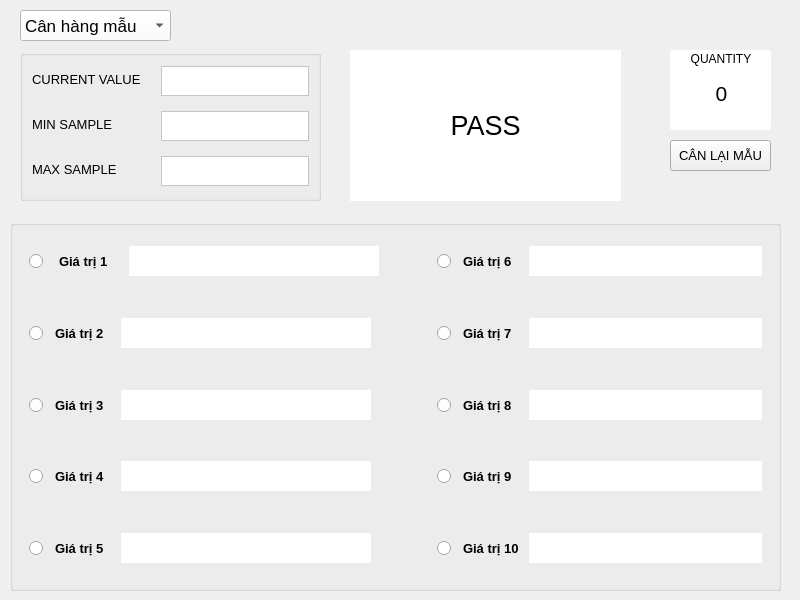
<?xml version="1.0" encoding="UTF-8"?>
<ui version="4.0">
 <class>MainWindow</class>
 <widget class="QMainWindow" name="MainWindow">
  <property name="geometry">
   <rect>
    <x>0</x>
    <y>0</y>
    <width>800</width>
    <height>600</height>
   </rect>
  </property>
  <property name="minimumSize">
   <size>
    <width>800</width>
    <height>600</height>
   </size>
  </property>
  <property name="maximumSize">
   <size>
    <width>800</width>
    <height>600</height>
   </size>
  </property>
  <property name="windowTitle">
   <string>MainWindow</string>
  </property>
  <widget class="QWidget" name="centralwidget">
   <widget class="QGroupBox" name="ContentWrapper">
    <property name="geometry">
     <rect>
      <x>10</x>
      <y>220</y>
      <width>771</width>
      <height>371</height>
     </rect>
    </property>
    <property name="styleSheet">
     <string notr="true">A</string>
    </property>
    <property name="title">
     <string/>
    </property>
    <widget class="QWidget" name="formLayoutWidget">
     <property name="geometry">
      <rect>
       <x>10</x>
       <y>10</y>
       <width>751</width>
       <height>350</height>
      </rect>
     </property>
     <layout class="QFormLayout" name="formLayout">
      <property name="horizontalSpacing">
       <number>40</number>
      </property>
      <property name="verticalSpacing">
       <number>9</number>
      </property>
      <item row="0" column="0">
       <widget class="QGroupBox" name="groupBox">
        <property name="minimumSize">
         <size>
          <width>300</width>
          <height>60</height>
         </size>
        </property>
        <property name="styleSheet">
         <string notr="true">border: 1px #fff</string>
        </property>
        <property name="title">
         <string/>
        </property>
        <layout class="QHBoxLayout" name="horizontalLayout">
         <property name="spacing">
          <number>10</number>
         </property>
         <item>
          <widget class="QRadioButton" name="radio_1">
           <property name="text">
            <string/>
           </property>
          </widget>
         </item>
         <item>
          <widget class="QLabel" name="label">
           <property name="minimumSize">
            <size>
             <width>60</width>
             <height>0</height>
            </size>
           </property>
           <property name="font">
            <font>
             <pointsize>10</pointsize>
             <weight>75</weight>
             <bold>true</bold>
            </font>
           </property>
           <property name="text">
            <string>Giá trị 1</string>
           </property>
          </widget>
         </item>
         <item>
          <widget class="QPlainTextEdit" name="sample_1">
           <property name="enabled">
            <bool>false</bool>
           </property>
           <property name="minimumSize">
            <size>
             <width>80</width>
             <height>0</height>
            </size>
           </property>
           <property name="maximumSize">
            <size>
             <width>250</width>
             <height>30</height>
            </size>
           </property>
           <property name="font">
            <font>
             <pointsize>12</pointsize>
            </font>
           </property>
           <property name="styleSheet">
            <string notr="true">background-color: #fff;</string>
           </property>
           <property name="plainText">
            <string/>
           </property>
          </widget>
         </item>
        </layout>
       </widget>
      </item>
      <item row="1" column="0">
       <widget class="QGroupBox" name="groupBox_3">
        <property name="minimumSize">
         <size>
          <width>300</width>
          <height>60</height>
         </size>
        </property>
        <property name="styleSheet">
         <string notr="true">border: 1px #fff</string>
        </property>
        <property name="title">
         <string/>
        </property>
        <layout class="QHBoxLayout" name="horizontalLayout_2">
         <item>
          <widget class="QRadioButton" name="radio_2">
           <property name="text">
            <string/>
           </property>
          </widget>
         </item>
         <item>
          <widget class="QLabel" name="label_2">
           <property name="minimumSize">
            <size>
             <width>60</width>
             <height>0</height>
            </size>
           </property>
           <property name="font">
            <font>
             <pointsize>10</pointsize>
             <weight>75</weight>
             <bold>true</bold>
            </font>
           </property>
           <property name="text">
            <string>Giá trị 2</string>
           </property>
          </widget>
         </item>
         <item>
          <widget class="QPlainTextEdit" name="sample_2">
           <property name="enabled">
            <bool>false</bool>
           </property>
           <property name="minimumSize">
            <size>
             <width>80</width>
             <height>0</height>
            </size>
           </property>
           <property name="maximumSize">
            <size>
             <width>250</width>
             <height>30</height>
            </size>
           </property>
           <property name="font">
            <font>
             <pointsize>12</pointsize>
            </font>
           </property>
           <property name="styleSheet">
            <string notr="true">background-color: #fff;</string>
           </property>
          </widget>
         </item>
        </layout>
       </widget>
      </item>
      <item row="2" column="0">
       <widget class="QGroupBox" name="groupBox_5">
        <property name="minimumSize">
         <size>
          <width>300</width>
          <height>60</height>
         </size>
        </property>
        <property name="styleSheet">
         <string notr="true">border: 1px #fff</string>
        </property>
        <property name="title">
         <string/>
        </property>
        <layout class="QHBoxLayout" name="horizontalLayout_10">
         <item>
          <widget class="QRadioButton" name="radio_3">
           <property name="text">
            <string/>
           </property>
          </widget>
         </item>
         <item>
          <widget class="QLabel" name="label_3">
           <property name="minimumSize">
            <size>
             <width>60</width>
             <height>0</height>
            </size>
           </property>
           <property name="font">
            <font>
             <pointsize>10</pointsize>
             <weight>75</weight>
             <bold>true</bold>
            </font>
           </property>
           <property name="text">
            <string>Giá trị 3</string>
           </property>
          </widget>
         </item>
         <item>
          <widget class="QPlainTextEdit" name="sample_3">
           <property name="enabled">
            <bool>false</bool>
           </property>
           <property name="minimumSize">
            <size>
             <width>80</width>
             <height>0</height>
            </size>
           </property>
           <property name="maximumSize">
            <size>
             <width>250</width>
             <height>30</height>
            </size>
           </property>
           <property name="font">
            <font>
             <pointsize>12</pointsize>
            </font>
           </property>
           <property name="styleSheet">
            <string notr="true">background-color: #fff;</string>
           </property>
          </widget>
         </item>
        </layout>
       </widget>
      </item>
      <item row="2" column="1">
       <widget class="QGroupBox" name="groupBox_6">
        <property name="minimumSize">
         <size>
          <width>300</width>
          <height>60</height>
         </size>
        </property>
        <property name="styleSheet">
         <string notr="true">border: 1px #fff</string>
        </property>
        <property name="title">
         <string/>
        </property>
        <layout class="QHBoxLayout" name="horizontalLayout_5">
         <item>
          <widget class="QRadioButton" name="radio_8">
           <property name="text">
            <string/>
           </property>
          </widget>
         </item>
         <item>
          <widget class="QLabel" name="label_8">
           <property name="minimumSize">
            <size>
             <width>60</width>
             <height>0</height>
            </size>
           </property>
           <property name="font">
            <font>
             <pointsize>10</pointsize>
             <weight>75</weight>
             <bold>true</bold>
            </font>
           </property>
           <property name="text">
            <string>Giá trị 8</string>
           </property>
          </widget>
         </item>
         <item>
          <widget class="QPlainTextEdit" name="sample_8">
           <property name="enabled">
            <bool>false</bool>
           </property>
           <property name="minimumSize">
            <size>
             <width>80</width>
             <height>0</height>
            </size>
           </property>
           <property name="maximumSize">
            <size>
             <width>16777215</width>
             <height>30</height>
            </size>
           </property>
           <property name="font">
            <font>
             <pointsize>12</pointsize>
            </font>
           </property>
           <property name="styleSheet">
            <string notr="true">background-color: #fff;</string>
           </property>
          </widget>
         </item>
        </layout>
       </widget>
      </item>
      <item row="3" column="0">
       <widget class="QGroupBox" name="groupBox_7">
        <property name="minimumSize">
         <size>
          <width>300</width>
          <height>60</height>
         </size>
        </property>
        <property name="styleSheet">
         <string notr="true">border: 1px #fff</string>
        </property>
        <property name="title">
         <string/>
        </property>
        <layout class="QHBoxLayout" name="horizontalLayout_9">
         <item>
          <widget class="QRadioButton" name="radio_4">
           <property name="text">
            <string/>
           </property>
          </widget>
         </item>
         <item>
          <widget class="QLabel" name="label_4">
           <property name="minimumSize">
            <size>
             <width>60</width>
             <height>0</height>
            </size>
           </property>
           <property name="font">
            <font>
             <pointsize>10</pointsize>
             <weight>75</weight>
             <bold>true</bold>
            </font>
           </property>
           <property name="text">
            <string>Giá trị 4</string>
           </property>
          </widget>
         </item>
         <item>
          <widget class="QPlainTextEdit" name="sample_4">
           <property name="enabled">
            <bool>false</bool>
           </property>
           <property name="minimumSize">
            <size>
             <width>80</width>
             <height>0</height>
            </size>
           </property>
           <property name="maximumSize">
            <size>
             <width>250</width>
             <height>30</height>
            </size>
           </property>
           <property name="font">
            <font>
             <pointsize>12</pointsize>
            </font>
           </property>
           <property name="styleSheet">
            <string notr="true">background-color: #fff;</string>
           </property>
          </widget>
         </item>
        </layout>
       </widget>
      </item>
      <item row="3" column="1">
       <widget class="QGroupBox" name="groupBox_8">
        <property name="minimumSize">
         <size>
          <width>300</width>
          <height>60</height>
         </size>
        </property>
        <property name="styleSheet">
         <string notr="true">border: 1px #fff</string>
        </property>
        <property name="title">
         <string/>
        </property>
        <layout class="QHBoxLayout" name="horizontalLayout_4">
         <item>
          <widget class="QRadioButton" name="radio_9">
           <property name="text">
            <string/>
           </property>
          </widget>
         </item>
         <item>
          <widget class="QLabel" name="label_9">
           <property name="minimumSize">
            <size>
             <width>60</width>
             <height>0</height>
            </size>
           </property>
           <property name="font">
            <font>
             <pointsize>10</pointsize>
             <weight>75</weight>
             <bold>true</bold>
            </font>
           </property>
           <property name="text">
            <string>Giá trị 9</string>
           </property>
          </widget>
         </item>
         <item>
          <widget class="QPlainTextEdit" name="sample_9">
           <property name="enabled">
            <bool>false</bool>
           </property>
           <property name="minimumSize">
            <size>
             <width>80</width>
             <height>0</height>
            </size>
           </property>
           <property name="maximumSize">
            <size>
             <width>16777215</width>
             <height>30</height>
            </size>
           </property>
           <property name="font">
            <font>
             <pointsize>12</pointsize>
            </font>
           </property>
           <property name="styleSheet">
            <string notr="true">background-color: #fff;</string>
           </property>
          </widget>
         </item>
        </layout>
       </widget>
      </item>
      <item row="4" column="0">
       <widget class="QGroupBox" name="groupBox_9">
        <property name="minimumSize">
         <size>
          <width>300</width>
          <height>60</height>
         </size>
        </property>
        <property name="styleSheet">
         <string notr="true">border: 1px #fff</string>
        </property>
        <property name="title">
         <string/>
        </property>
        <layout class="QHBoxLayout" name="horizontalLayout_8">
         <item>
          <widget class="QRadioButton" name="radio_5">
           <property name="text">
            <string/>
           </property>
          </widget>
         </item>
         <item>
          <widget class="QLabel" name="label_5">
           <property name="minimumSize">
            <size>
             <width>60</width>
             <height>0</height>
            </size>
           </property>
           <property name="font">
            <font>
             <pointsize>10</pointsize>
             <weight>75</weight>
             <bold>true</bold>
            </font>
           </property>
           <property name="text">
            <string>Giá trị 5</string>
           </property>
          </widget>
         </item>
         <item>
          <widget class="QPlainTextEdit" name="sample_5">
           <property name="enabled">
            <bool>false</bool>
           </property>
           <property name="minimumSize">
            <size>
             <width>80</width>
             <height>0</height>
            </size>
           </property>
           <property name="maximumSize">
            <size>
             <width>250</width>
             <height>30</height>
            </size>
           </property>
           <property name="font">
            <font>
             <pointsize>12</pointsize>
            </font>
           </property>
           <property name="styleSheet">
            <string notr="true">background-color: #fff;</string>
           </property>
          </widget>
         </item>
        </layout>
       </widget>
      </item>
      <item row="4" column="1">
       <widget class="QGroupBox" name="groupBox_10">
        <property name="minimumSize">
         <size>
          <width>300</width>
          <height>60</height>
         </size>
        </property>
        <property name="styleSheet">
         <string notr="true">border: 1px #fff</string>
        </property>
        <property name="title">
         <string/>
        </property>
        <layout class="QHBoxLayout" name="horizontalLayout_3">
         <item>
          <widget class="QRadioButton" name="radio_10">
           <property name="text">
            <string/>
           </property>
          </widget>
         </item>
         <item>
          <widget class="QLabel" name="label_10">
           <property name="minimumSize">
            <size>
             <width>60</width>
             <height>0</height>
            </size>
           </property>
           <property name="font">
            <font>
             <pointsize>10</pointsize>
             <weight>75</weight>
             <bold>true</bold>
            </font>
           </property>
           <property name="text">
            <string>Giá trị 10</string>
           </property>
          </widget>
         </item>
         <item>
          <widget class="QPlainTextEdit" name="sample_10">
           <property name="enabled">
            <bool>false</bool>
           </property>
           <property name="minimumSize">
            <size>
             <width>80</width>
             <height>0</height>
            </size>
           </property>
           <property name="maximumSize">
            <size>
             <width>16777215</width>
             <height>30</height>
            </size>
           </property>
           <property name="font">
            <font>
             <pointsize>12</pointsize>
            </font>
           </property>
           <property name="styleSheet">
            <string notr="true">background-color: #fff;</string>
           </property>
          </widget>
         </item>
        </layout>
       </widget>
      </item>
      <item row="1" column="1">
       <widget class="QGroupBox" name="groupBox_4">
        <property name="minimumSize">
         <size>
          <width>300</width>
          <height>60</height>
         </size>
        </property>
        <property name="styleSheet">
         <string notr="true">border: 1px #fff</string>
        </property>
        <property name="title">
         <string/>
        </property>
        <layout class="QHBoxLayout" name="horizontalLayout_6">
         <item>
          <widget class="QRadioButton" name="radio_7">
           <property name="text">
            <string/>
           </property>
          </widget>
         </item>
         <item>
          <widget class="QLabel" name="label_7">
           <property name="minimumSize">
            <size>
             <width>60</width>
             <height>0</height>
            </size>
           </property>
           <property name="font">
            <font>
             <pointsize>10</pointsize>
             <weight>75</weight>
             <bold>true</bold>
            </font>
           </property>
           <property name="styleSheet">
            <string notr="true">border: 1px #fff</string>
           </property>
           <property name="text">
            <string>Giá trị 7</string>
           </property>
          </widget>
         </item>
         <item>
          <widget class="QPlainTextEdit" name="sample_7">
           <property name="enabled">
            <bool>false</bool>
           </property>
           <property name="minimumSize">
            <size>
             <width>80</width>
             <height>0</height>
            </size>
           </property>
           <property name="maximumSize">
            <size>
             <width>16777215</width>
             <height>30</height>
            </size>
           </property>
           <property name="font">
            <font>
             <pointsize>12</pointsize>
            </font>
           </property>
           <property name="styleSheet">
            <string notr="true">background-color: #fff;</string>
           </property>
          </widget>
         </item>
        </layout>
       </widget>
      </item>
      <item row="0" column="1">
       <widget class="QGroupBox" name="groupBox_2">
        <property name="minimumSize">
         <size>
          <width>300</width>
          <height>60</height>
         </size>
        </property>
        <property name="styleSheet">
         <string notr="true">border: 1px #fff</string>
        </property>
        <property name="title">
         <string/>
        </property>
        <layout class="QHBoxLayout" name="horizontalLayout_7">
         <item>
          <widget class="QRadioButton" name="radio_6">
           <property name="text">
            <string/>
           </property>
          </widget>
         </item>
         <item>
          <widget class="QLabel" name="label_6">
           <property name="minimumSize">
            <size>
             <width>60</width>
             <height>0</height>
            </size>
           </property>
           <property name="font">
            <font>
             <pointsize>10</pointsize>
             <weight>75</weight>
             <bold>true</bold>
            </font>
           </property>
           <property name="text">
            <string>Giá trị 6</string>
           </property>
          </widget>
         </item>
         <item>
          <widget class="QPlainTextEdit" name="sample_6">
           <property name="enabled">
            <bool>false</bool>
           </property>
           <property name="minimumSize">
            <size>
             <width>80</width>
             <height>0</height>
            </size>
           </property>
           <property name="maximumSize">
            <size>
             <width>16777215</width>
             <height>30</height>
            </size>
           </property>
           <property name="font">
            <font>
             <pointsize>12</pointsize>
            </font>
           </property>
           <property name="styleSheet">
            <string notr="true">background-color: #fff;</string>
           </property>
          </widget>
         </item>
        </layout>
       </widget>
      </item>
     </layout>
    </widget>
   </widget>
   <widget class="QLabel" name="txt_result">
    <property name="enabled">
     <bool>false</bool>
    </property>
    <property name="geometry">
     <rect>
      <x>350</x>
      <y>50</y>
      <width>271</width>
      <height>151</height>
     </rect>
    </property>
    <property name="font">
     <font>
      <pointsize>20</pointsize>
     </font>
    </property>
    <property name="styleSheet">
     <string notr="true">color: #000; background-color: #fff;</string>
    </property>
    <property name="text">
     <string>PASS</string>
    </property>
    <property name="alignment">
     <set>Qt::AlignCenter</set>
    </property>
   </widget>
   <widget class="QGroupBox" name="groupBox_11">
    <property name="geometry">
     <rect>
      <x>670</x>
      <y>50</y>
      <width>101</width>
      <height>80</height>
     </rect>
    </property>
    <property name="styleSheet">
     <string notr="true">background-color: #fff; border-radius: 3px;</string>
    </property>
    <property name="title">
     <string>QUANTITY</string>
    </property>
    <property name="alignment">
     <set>Qt::AlignCenter</set>
    </property>
    <widget class="QLabel" name="txt_quantity">
     <property name="geometry">
      <rect>
       <x>16</x>
       <y>28</y>
       <width>71</width>
       <height>31</height>
      </rect>
     </property>
     <property name="font">
      <font>
       <pointsize>16</pointsize>
      </font>
     </property>
     <property name="text">
      <string>0</string>
     </property>
     <property name="alignment">
      <set>Qt::AlignCenter</set>
     </property>
    </widget>
   </widget>
   <widget class="QGroupBox" name="groupBox_12">
    <property name="geometry">
     <rect>
      <x>20</x>
      <y>50</y>
      <width>301</width>
      <height>151</height>
     </rect>
    </property>
    <property name="title">
     <string/>
    </property>
    <layout class="QFormLayout" name="formLayout_2">
     <property name="horizontalSpacing">
      <number>20</number>
     </property>
     <property name="verticalSpacing">
      <number>14</number>
     </property>
     <item row="1" column="0">
      <widget class="QLabel" name="label_14">
       <property name="font">
        <font>
         <pointsize>10</pointsize>
        </font>
       </property>
       <property name="text">
        <string>CURRENT VALUE</string>
       </property>
      </widget>
     </item>
     <item row="1" column="1">
      <widget class="QTextEdit" name="txt_currentValue">
       <property name="enabled">
        <bool>false</bool>
       </property>
       <property name="maximumSize">
        <size>
         <width>16777215</width>
         <height>30</height>
        </size>
       </property>
       <property name="font">
        <font>
         <pointsize>9</pointsize>
        </font>
       </property>
       <property name="styleSheet">
        <string notr="true">background-color: #fff;</string>
       </property>
      </widget>
     </item>
     <item row="2" column="0">
      <widget class="QLabel" name="label_12">
       <property name="font">
        <font>
         <pointsize>10</pointsize>
        </font>
       </property>
       <property name="text">
        <string>MIN SAMPLE</string>
       </property>
      </widget>
     </item>
     <item row="2" column="1">
      <widget class="QTextEdit" name="txt_minValue">
       <property name="enabled">
        <bool>false</bool>
       </property>
       <property name="maximumSize">
        <size>
         <width>16777215</width>
         <height>30</height>
        </size>
       </property>
       <property name="font">
        <font>
         <pointsize>9</pointsize>
        </font>
       </property>
       <property name="styleSheet">
        <string notr="true">background-color: #fff;</string>
       </property>
      </widget>
     </item>
     <item row="3" column="0">
      <widget class="QLabel" name="label_13">
       <property name="font">
        <font>
         <pointsize>10</pointsize>
        </font>
       </property>
       <property name="text">
        <string>MAX SAMPLE</string>
       </property>
      </widget>
     </item>
     <item row="3" column="1">
      <widget class="QTextEdit" name="txt_maxValue">
       <property name="enabled">
        <bool>false</bool>
       </property>
       <property name="maximumSize">
        <size>
         <width>16777215</width>
         <height>30</height>
        </size>
       </property>
       <property name="font">
        <font>
         <pointsize>9</pointsize>
        </font>
       </property>
       <property name="styleSheet">
        <string notr="true">background-color: #fff;</string>
       </property>
      </widget>
     </item>
    </layout>
   </widget>
   <widget class="QComboBox" name="combo_mode">
    <property name="geometry">
     <rect>
      <x>20</x>
      <y>10</y>
      <width>151</width>
      <height>31</height>
     </rect>
    </property>
    <property name="minimumSize">
     <size>
      <width>0</width>
      <height>30</height>
     </size>
    </property>
    <property name="font">
     <font>
      <pointsize>13</pointsize>
     </font>
    </property>
    <property name="styleSheet">
     <string notr="true">background-color: #fff;</string>
    </property>
    <item>
     <property name="text">
      <string>Cân hàng mẫu</string>
     </property>
    </item>
    <item>
     <property name="text">
      <string>Cân trọng lượng</string>
     </property>
    </item>
   </widget>
   <widget class="QPushButton" name="btn_reweight">
    <property name="geometry">
     <rect>
      <x>670</x>
      <y>140</y>
      <width>101</width>
      <height>31</height>
     </rect>
    </property>
    <property name="font">
     <font>
      <pointsize>10</pointsize>
     </font>
    </property>
    <property name="text">
     <string>CÂN LẠI MẪU</string>
    </property>
   </widget>
  </widget>
 </widget>
 <resources/>
 <connections/>
</ui>
